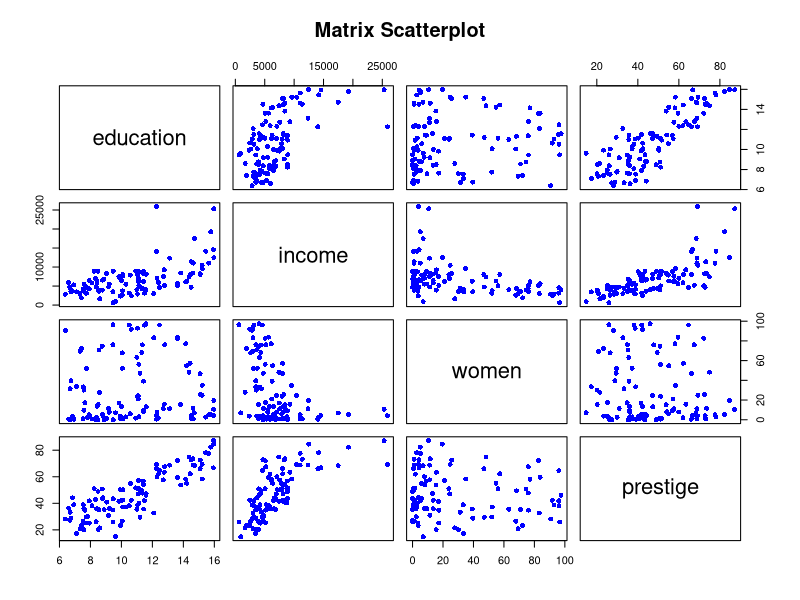

Reproduce this figure in R.
#
# 15일차
#
# 다중선형 회귀분석( multiple linear regression analysis )
#
# 다중선형 회귀모델 : 여러 개의 독립변수를 다루는 회귀모델
#
# 회귀식
# y = B0 + B1X1 + B2X2 + B3X3 + ... + BnXn
#
# 독립변수가 n개인 다중선형 회귀에서 주어진 자료를 이용해
# B0, B1, B2, B3, ... , Bn의 값을 알아내는 회귀모델
#

library( tidyverse )
library( car )

str(Prestige)
head(Prestige)

newdata <- Prestige[ , c( 1:4 ) ]
head( newdata )
plot( newdata, pch = 16, col = 'blue',
      main = 'Matrix Scatterplot')

model <- lm( income~education + prestige + women,
             data = newdata )
model

coef( model )

# income = ( -253.8497 ) +
#          ( 177.1990 * newdata$education ) +
#          ( 141.4354 * newdata$prestige ) +
#          ( -50.8957 * newdata$women )

fitted( model )
residuals( model )
deviance( model ) # 잔차
deviance( model ) / length( newdata$education ) # 평균 제곱 오차

summary( model )
# Adjusted R-squared:  0.6323  <- 해당 값 %로 설득력을 가진다라고.

newdata2 <- Prestige[,c(1:5)]
model2 <- lm(income~., data= newdata2)
summary(model2)

library( MASS )
model3 <- stepAIC( model2 )# 영향력없는 변수 제거
summary(model3)
# 영향력 없는 변수 제거 결과, model2의 설명력보다 model3이 높음을 확인 


#
# Logistic Regression( 로지스틱 회귀분석 )
#     회귀모델에서 종속변수의 값의 형태가 범주형인 경우
#     예측 모델
#
#     주어진 data로부터 어떤 범주를 예측하는 분야를
#     회귀와 구분하여 분류( classification )이라고 한다.
#
#     로지스틱 회귀도 기본적으로 회귀 기법이기 때문에
#     종속변수는 숫자로 표현되어야 한다.
#
#     예) YES와 NO는 1과 0로
#         setosa, versicolor, virginica는 1,2,3과 같이
#         숫자로 바꾼 후에 로지스틱 회귀 적용
#
iris.new <- iris
iris.new$Species <- as.integer( iris.new$Species )
head(iris.new)

iris_model <- glm( Species~., data = iris.new )
iris_model
coef( iris_model )
summary( iris_model )

unknown <- data.frame( rbind( c(5.1,3.5,1.4,0.2) ) )
names(unknown) <- names(iris)[1:4]
unknown

pred <- predict(iris_model, unknown )
pred
pred <- round(pred, 0)

levels( iris$Species )[pred]


test <- iris[, 1:4 ]

pred <- predict( iris_model, test )
pred
pred <- round( pred, 0 )

answer <-  as.integer( iris$Species )
pred == answer
acc <- mean( pred == answer )
acc
